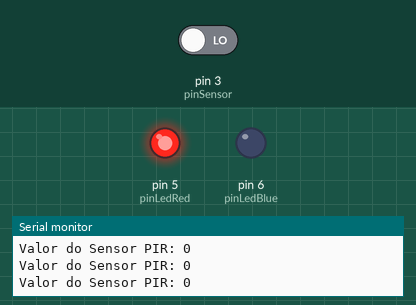
Simulated run of this sketch. Board: Arduino Uno, built with avr-gcc and run on an emulated ATmega328P. On the bench: output pins drawn as LEDs (lit = HIGH), the last lines printed to the serial monitor. Inputs (shaded band) come from the test bench; at power-on: pin 3 (pinSensor) LOW.

Above: at 1.2 s.
1.3 s: pin 3 (pinSensor) driven HIGH
At 1.7 s:
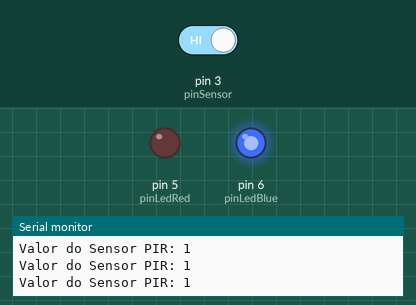
2.9 s: pin 3 (pinSensor) driven LOW
At 4.3 s:
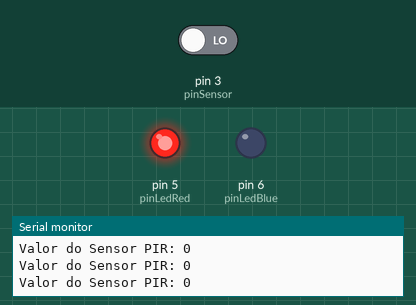
Timing chart, 0 to 5.9 s (numbered marks = the images above; inputs shaded):
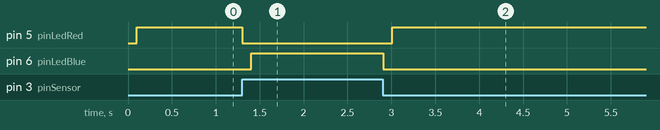

Measured:
- after the input at 1.3 s, pin 5 (pinLedRed): HIGH → LOW at once; pin 6 (pinLedBlue): LOW → HIGH after 0.10 s
- after the input at 2.9 s, pin 5 (pinLedRed): LOW → HIGH after 0.11 s; pin 6 (pinLedBlue): HIGH → LOW at once

The sketch:

Questao_2.ino
```cpp
//Declaração de portas digitais aos quais os led e a entrada digital do sensor vão estar conectados.

int pinLedBlue = 6;
int pinLedRed = 5;
int pinSensor = 3;

//Inicia o sensor em estado 0, ou seja desligado.
int iniciaSensor = 0;


int tempo = 1000;


void setup()
{
    Serial.begin(9600);

    //Declaração de que os LED's serão usados como saída.
    pinMode(pinLedRed, OUTPUT);
    pinMode(pinLedBlue, OUTPUT);

	//Declaração que o sensor é uma entrada;
    pinMode(pinSensor, INPUT);

    Serial.print("Detector de movimento ativado.");

}

void loop()
{

    //A cada ciclo, ele faz uma nova leitura do estado do sensor de presença
    iniciaSensor = digitalRead(pinSensor);

    Serial.print("Valor do Sensor PIR: ");

    Serial.println(iniciaSensor);

    //Verificando se ocorreu detecção de movimentos
    if (iniciaSensor == 1)
    {
        detector_movimento_on();
    }
    else
    {
        detector_movimento_off();
    }
}


void detector_movimento_on()
{ //Função para quando o sensor detectar movimento
    digitalWrite(pinLedRed, LOW);
  	delay(100);
    digitalWrite(pinLedBlue, HIGH);

}

void detector_movimento_off()
{ //Função para quando não detectar movimento
    digitalWrite(pinLedBlue, LOW);
  	delay(100);
    digitalWrite(pinLedRed, HIGH);
}
```
